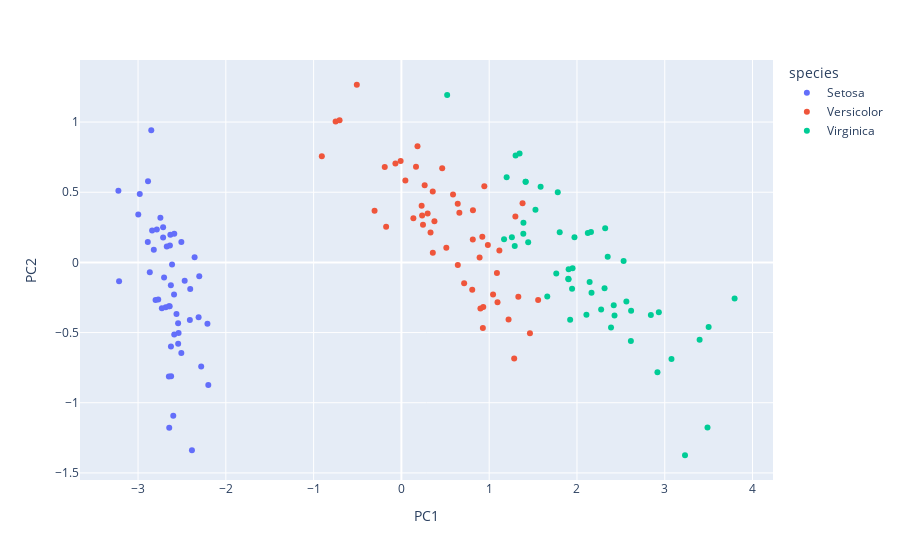

Notebook code cell kept with this figure:
### Markdown cell above
<span style="font-family: XB Zar; font-size: medium; "><div dir=rtl><meta charset="UTF-8">
    <span style="color: red; font-size: large; "> 3. تجزیه مقادیر منفرد یا SVD و ارتباط آن با تحلیل مولفههای اصلی </span>
    <br>
    فرض کنید 
    ماتریس دادگان
    $\mathbf{X}_{N \times D}$
    به ما داده شدهاست.
    حال ماتریس جدید
    $\mathbf{T} = \mathbf{X} - \mathbf{1}\bar{\mathbf{x}} $
    را در نظر بگیرید 
    که میانگین تجربی آن برای هر ویژگی صفر است حال ما 
    تجزیه مقادیر منفرد را برای این ماتریس میابیم 
    <br>
    <br>
    $$
    \mathbf{T} = \mathbf{U}\mathbf{\Sigma}\mathbf{V}^{\top} 
    $$
    <br>
    اگر فرض کنیم 
    $k$
    مقدار منفرد مثبت وجود داشتهباشد
    دراینصورت 
    $\begin{split}m, (m<d) \end{split}$
    مولفه اصلی فضای ابعاد کاهش یافته در واقع 
    $ m $
    بردار ویژه راست 
    یعنی 
    $ m $
    بردار 
    $ \mathbf{V}$
    است که پایههای فضای برداری مقصد را میسازند.
    حال با استفاده از نامپای همین فرآیند را یکبار دیگر برای کاهش بعد تکرار میکنیم تا مطمئن شویم رویکردمان درست است:
    </div></span>

### Code cell
Ua, Sigma, V = np.linalg.svd(T)
U = V.transpose()[:, 0:2]
X_star_2D = T.dot(U)
df_2D = pd.DataFrame({'PC1': X_star_2D[:, 0], 'PC2': X_star_2D[:, 1], 'species': y})
fig = px.scatter(df_2D, x='PC1', y='PC2',
              color='species')
fig.show()

### Figure 1 — Plotly figure (JSON) as saved in the notebook; plotly's stock layout.template omitted (floating-point values rounded to 4 significant figures)
{"data": [{"hovertemplate": "species=Setosa<br>PC1=%{x}<br>PC2=%{y}<extra></extra>", "legendgroup": "Setosa", "marker": {"color": "#636efa", "symbol": "circle"}, "mode": "markers", "name": "Setosa", "orientation": "v", "showlegend": true, "type": "scatter", "x": [-2.684, -2.714, -2.889, -2.745, -2.729, -2.281, -2.821, -2.626, -2.886, -2.673, -2.507, -2.613, -2.786, -3.224, -2.645, -2.386, -2.624, -2.648, -2.2, -2.588, -2.31, -2.544, -3.216, -2.303, -2.356, -2.507, -2.469, -2.562, -2.64, -2.632, -2.587, -2.41, -2.649, -2.599, -2.637, -2.866, -2.625, -2.801, -2.981, -2.59, -2.77, -2.849, -2.997, -2.406, -2.209, -2.714, -2.538, -2.839, -2.543, -2.703], "xaxis": "x", "y": [-0.3194, 0.177, 0.1449, 0.3183, -0.3268, -0.7413, 0.08946, -0.1634, 0.5783, 0.1138, -0.6451, -0.01473, 0.2351, 0.5114, -1.179, -1.338, -0.8107, -0.3118, -0.8728, -0.5136, -0.3913, -0.433, -0.1335, -0.09871, 0.03728, 0.146, -0.131, -0.3677, -0.312, 0.197, 0.2043, -0.4109, -0.8134, -1.093, 0.1213, -0.06936, -0.5994, -0.2686, 0.488, -0.229, -0.2635, 0.941, 0.3419, -0.1889, -0.4367, 0.2502, -0.5038, 0.2279, -0.5794, -0.1077], "yaxis": "y"}, {"hovertemplate": "species=Versicolor<br>PC1=%{x}<br>PC2=%{y}<extra></extra>", "legendgroup": "Versicolor", "marker": {"color": "#EF553B", "symbol": "circle"}, "mode": "markers", "name": "Versicolor", "orientation": "v", "showlegend": true, "type": "scatter", "x": [1.285, 0.9325, 1.464, 0.1833, 1.088, 0.6417, 1.095, -0.7491, 1.044, -0.008745, -0.5078, 0.5117, 0.265, 0.9849, -0.1739, 0.9279, 0.6603, 0.2361, 0.9447, 0.04523, 1.116, 0.3579, 1.298, 0.9217, 0.7149, 0.9002, 1.332, 1.558, 0.8133, -0.3056, -0.06813, -0.1896, 0.1364, 1.38, 0.588, 0.8069, 1.221, 0.8151, 0.246, 0.1664, 0.4648, 0.8908, 0.2305, -0.7045, 0.357, 0.3319, 0.3762, 0.6426, -0.9065, 0.299], "xaxis": "x", "y": [-0.6852, -0.3183, -0.5043, 0.828, -0.07459, 0.4182, -0.2835, 1.005, -0.2284, 0.7231, 1.266, 0.104, 0.55, 0.1248, 0.2549, -0.4672, 0.353, 0.3336, 0.5431, 0.5838, 0.08462, 0.06893, 0.3278, 0.1827, -0.1491, -0.3285, -0.2444, -0.2675, 0.1634, 0.3683, 0.7052, 0.6803, 0.314, 0.421, 0.4843, -0.1942, -0.4076, 0.372, 0.2685, 0.6819, 0.6707, 0.03446, 0.4044, 1.012, 0.5049, 0.2127, 0.2932, -0.01774, 0.7561, 0.3489], "yaxis": "y"}, {"hovertemplate": "species=Virginica<br>PC1=%{x}<br>PC2=%{y}<extra></extra>", "legendgroup": "Virginica", "marker": {"color": "#00cc96", "symbol": "circle"}, "mode": "markers", "name": "Virginica", "orientation": "v", "showlegend": true, "type": "scatter", "x": [2.531, 1.415, 2.617, 1.972, 2.35, 3.397, 0.5212, 2.933, 2.321, 2.917, 1.662, 1.803, 2.166, 1.346, 1.586, 1.904, 1.95, 3.487, 3.796, 1.301, 2.428, 1.199, 3.5, 1.389, 2.275, 2.614, 1.259, 1.291, 2.124, 2.388, 2.842, 3.231, 2.159, 1.444, 1.781, 3.076, 2.144, 1.905, 1.169, 2.108, 2.314, 1.922, 1.415, 2.563, 2.419, 1.944, 1.527, 1.764, 1.901, 1.39], "xaxis": "x", "y": [0.009849, 0.5749, -0.3439, 0.1797, 0.04026, -0.5508, 1.193, -0.3555, 0.2438, -0.7828, -0.2422, 0.2156, -0.2163, 0.7768, 0.5396, -0.1193, -0.04194, -1.176, -0.2573, 0.7611, -0.3782, 0.6061, -0.4607, 0.2044, -0.335, -0.5609, 0.1797, 0.1167, 0.2097, -0.4646, -0.3753, -1.374, 0.2173, 0.1434, 0.4999, -0.6881, -0.1401, -0.0493, 0.165, -0.3723, -0.1837, -0.4092, 0.5749, -0.2779, -0.3048, -0.1875, 0.3753, -0.07886, -0.1166, 0.2827], "yaxis": "y"}], "layout": {"autosize": true, "legend": {"title": {"text": "species"}, "tracegroupgap": 0}, "margin": {"t": 60}, "xaxis": {"anchor": "y", "autorange": true, "domain": [0, 1], "range": [-3.647, 4.219], "title": {"text": "PC1"}, "type": "linear"}, "yaxis": {"anchor": "x", "autorange": true, "domain": [0, 1], "range": [-1.579, 1.47], "title": {"text": "PC2"}, "type": "linear"}}}
